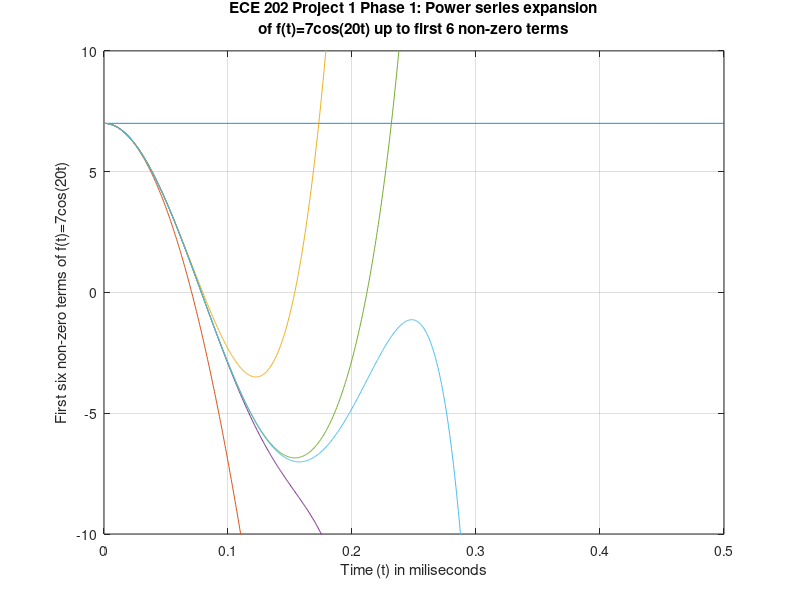

The MATLAB script that drew this image:
% Aidan Chin
% 12/10/23
% ECE 202: Project 1 phase 2

%---initialize---

format shortG
clear
clc

%---setup---

t = linspace(0,0.5,1000); % make time array t in seconds from 0s to 0.5s

n = [0:2:10] % n values of non-zero coefficients
a_n = (-1).^(n/2).*(20.^n)*7./factorial(n) % a_n values of non-zero coefficients

% ---- calculations ----

f1 = a_n(1)*t.^n(1); % First term
f2 = f1 + a_n(2)*t.^n(2); % 1-2 term
f3 = f2 + a_n(3)*t.^n(3); % 1-3 terms
f4 = f3 + a_n(4)*t.^n(4); % 1-4 terms
f5 = f4 + a_n(5)*t.^n(5); % 1-5 terms
f6 = f5 + a_n(6)*t.^n(6); % 1-6 terms

% ---- plotting ----


%plot values
p1 = plot(t,f1,t,f2,t,f3,t,f4,t,f5,t,f6); 

grid on %turn on gridlines

title({"ECE 202 Project 1 Phase 1: Power series expansion", ...
    "of f(t)=7cos(20t) up to first 6 non-zero terms"})
%make title
xlabel("Time (t) in miliseconds")
%add title for x
ylabel("First six non-zero terms of f(t)=7cos(20t)")
%add title for y
ylim([-10 10])
%change bounds
